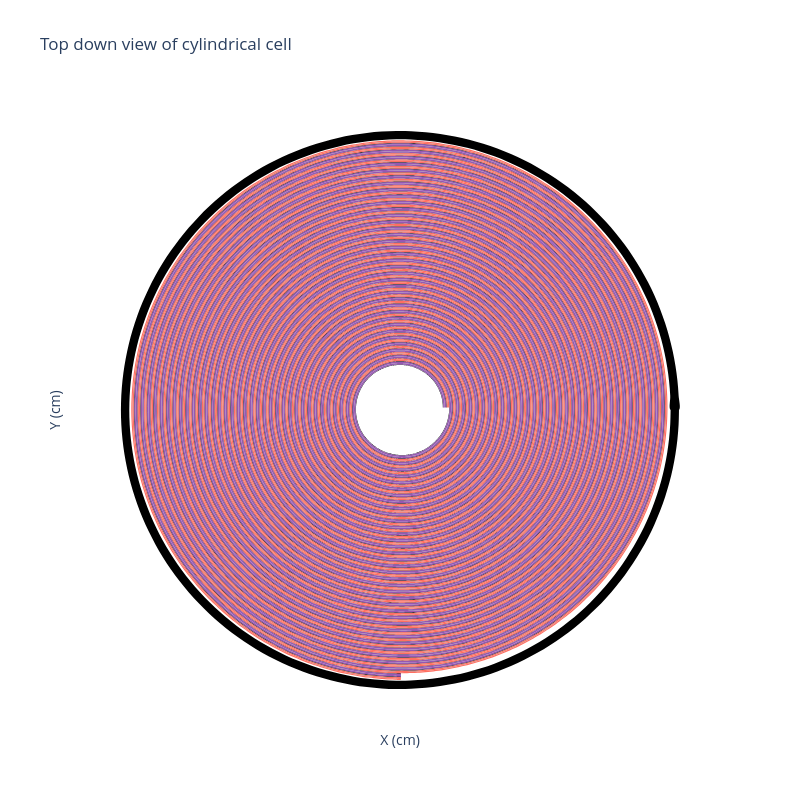

Notebook source saved alongside this figure:
### Code cell
# build the cell
cell = CylindricalCell(electrode_assembly=cylindrical_jelly_roll,
                        electrolyte=electrolyte,
                        electrolyte_overfill=10,
                        encapsulation=case,
                        reversible_capacity=5,
                        irreversible_capacity=0.2)

cell.get_top_down_view(width=800, height=800).show()

### Figure 1 — Plotly figure (JSON) as saved in the notebook; plotly's stock layout.template omitted (floating-point values rounded to 4 significant figures; data arrays with more than 128 entries replaced by an {"elided": "..."} marker saying what was removed)
{"data": [{"fill": "toself", "fillcolor": "black", "line": {"shape": "spline", "width": 0}, "mode": "lines", "name": "Shell", "type": "scatter", "x": {"elided": "240 float values"}, "y": {"elided": "240 float values"}}, {"fill": "toself", "fillcolor": "black", "line": {"shape": "spline", "width": 0}, "mode": "lines", "name": "Separator", "type": "scatter", "x": {"elided": "21834 float values"}, "y": {"elided": "21834 float values"}}, {"fill": "toself", "fillcolor": "#9558B2", "line": {"shape": "spline", "width": 0}, "mode": "lines", "name": "Anode", "type": "scatter", "x": {"elided": "21834 float values"}, "y": {"elided": "21834 float values"}}, {"fill": "toself", "fillcolor": "grey", "line": {"shape": "spline", "width": 0}, "mode": "lines", "name": "Anode Current Collector", "type": "scatter", "x": {"elided": "21834 float values"}, "y": {"elided": "21834 float values"}}, {"fill": "toself", "fillcolor": "#9558B2", "line": {"shape": "spline", "width": 0}, "mode": "lines", "name": "Anode", "type": "scatter", "x": {"elided": "21834 float values"}, "y": {"elided": "21834 float values"}}, {"fill": "toself", "fillcolor": "black", "line": {"shape": "spline", "width": 0}, "mode": "lines", "name": "Separator", "type": "scatter", "x": {"elided": "21834 float values"}, "y": {"elided": "21834 float values"}}, {"fill": "toself", "fillcolor": "#FF6F61", "line": {"shape": "spline", "width": 0}, "mode": "lines", "name": "Cathode", "type": "scatter", "x": {"elided": "21834 float values"}, "y": {"elided": "21834 float values"}}, {"fill": "toself", "fillcolor": "grey", "line": {"shape": "spline", "width": 0}, "mode": "lines", "name": "Cathode Current Collector", "type": "scatter", "x": {"elided": "21834 float values"}, "y": {"elided": "21834 float values"}}, {"fill": "toself", "fillcolor": "#FF6F61", "line": {"shape": "spline", "width": 0}, "mode": "lines", "name": "Cathode", "type": "scatter", "x": {"elided": "21834 float values"}, "y": {"elided": "21834 float values"}}], "layout": {"height": 800, "paper_bgcolor": "white", "plot_bgcolor": "white", "showlegend": false, "title": {"text": "Top down view of cylindrical cell"}, "width": 800, "xaxis": {"scaleanchor": "y", "showgrid": false, "showticklabels": false, "title": {"text": "X (cm)"}, "zeroline": false}, "yaxis": {"showgrid": false, "showticklabels": false, "title": {"text": "Y (cm)"}, "zeroline": false}}}
